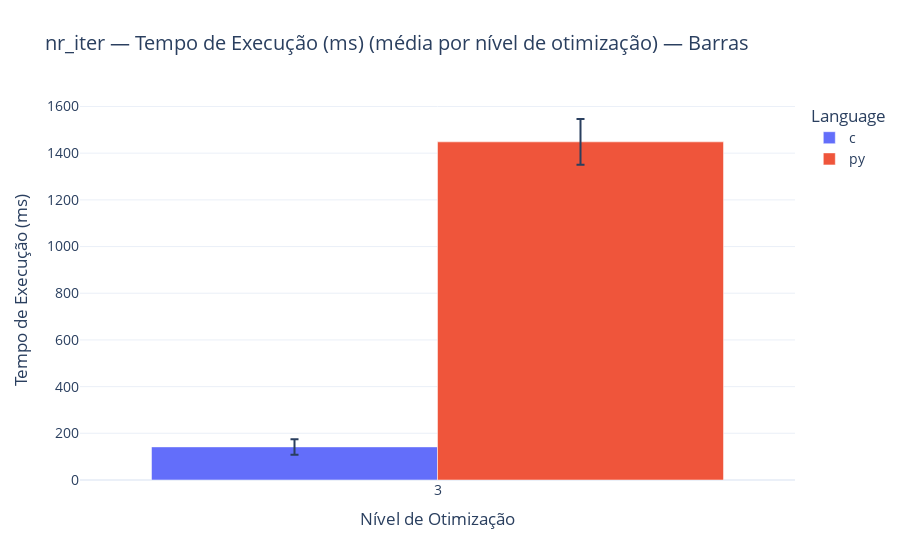
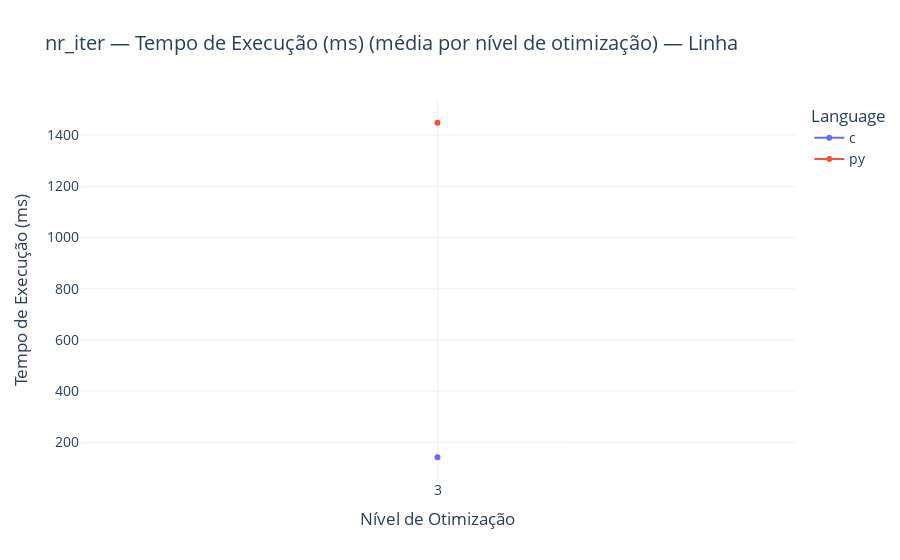
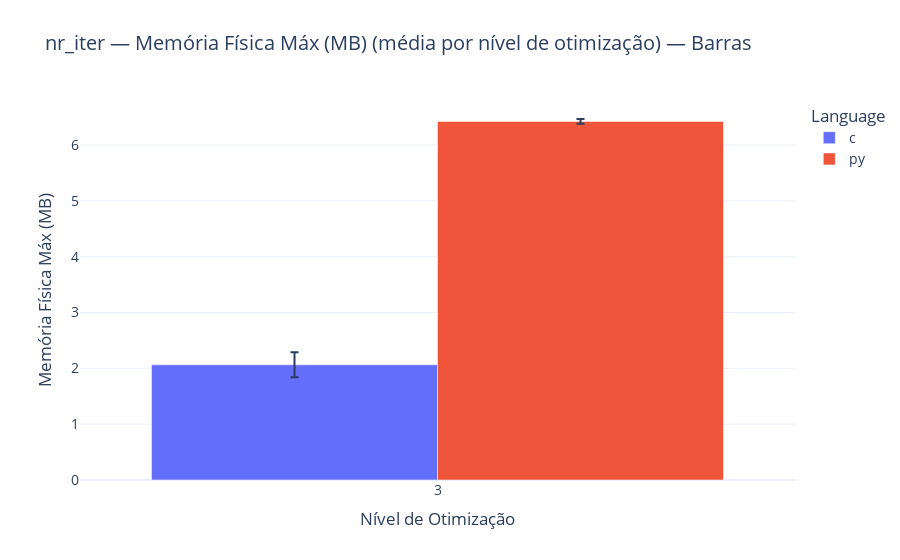
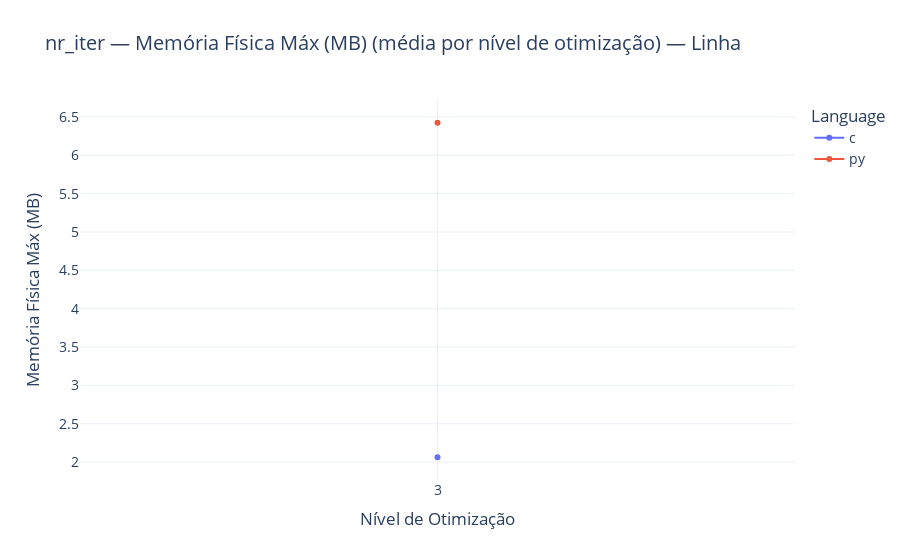

Notebook code cell kept with these figures, in order:
### Code cell
# === FUNÇÃO DE COMPARAÇÃO (adiciona boxplots, violin plots e gráficos de linha) ===
def compare_test2(test_name):
    """Gera gráficos comparando C e Haskell para um teste específico (usa média por Optimization).
       Além dos gráficos agregados, gera boxplots, violin plots e gráficos de linha com os dados individuais por nível de otimização."""
    subset = df[df["Test"] == test_name].copy()

    if subset.empty:
        print(f"⚠️ Nenhum dado encontrado para o teste '{test_name}'")
        return

    metrics = ["ExecTime_ms", "MaxWorking_MB", "MaxPrivate_MB", "AvgCPU_pct", "AsmLines"]
    metric_labels = {
        "ExecTime_ms": "Tempo de Execução (ms)",
        "MaxWorking_MB": "Memória Física Máx (MB)",
        "MaxPrivate_MB": "Memória Privada Máx (MB)",
        "AvgCPU_pct": "Uso de CPU (%)",
        "AsmLines": "Linhas Assembly"
    }

    # Garantir que Optimization seja ordenável (int) para um eixo X correto
    subset["OptLevel"] = pd.to_numeric(subset["Optimization"], errors="coerce").fillna(-1).astype(int)
    subset.sort_values("OptLevel", inplace=True)
    subset["Optimization_str"] = subset["OptLevel"].astype(str)

    # Linguagens e níveis de otimização existentes — manter ordem consistente
    langs = sorted(subset["Language"].unique())
    opt_levels = sorted(subset["OptLevel"].unique())
    opt_labels = [str(x) for x in opt_levels]

    # Para cada métrica, plotar a média por (Optimization, Language) com barras (e erro padrão) e linhas
    for metric in metrics:
        agg = subset.groupby(["OptLevel", "Language"])[metric].agg(["mean", "std", "count"]).reset_index()

        # Reindex para incluir combinações ausentes (faz aparecer a legenda/trace mesmo se houver NaNs)
        if not agg.empty:
            idx = pd.MultiIndex.from_product([opt_levels, langs], names=["OptLevel", "Language"])
            agg = agg.set_index(["OptLevel", "Language"]).reindex(idx).reset_index()
            agg["Optimization"] = agg["OptLevel"].astype(str)
            # manter count como 0 onde não há dados
            agg["count"] = agg["count"].fillna(0)

            # Bar chart (média por optimization)
            fig = px.bar(
                agg,
                x="Optimization",
                y="mean",
                color="Language",
                barmode="group",
                error_y="std",
                labels={"mean": metric_labels[metric]},
                title=f"{test_name} — {metric_labels[metric]} (média por nível de otimização) — Barras",
                category_orders={"Optimization": opt_labels, "Language": langs}
            )
            fig.update_layout(
                template="plotly_white",
                font=dict(size=14),
                yaxis_title=metric_labels[metric],
                xaxis_title="Nível de Otimização"
            )
            fig.show()

            # Line chart (média por optimization)
            fig_line = px.line(
                agg,
                x="Optimization",
                y="mean",
                color="Language",
                markers=True,
                labels={"mean": metric_labels[metric]},
                title=f"{test_name} — {metric_labels[metric]} (média por nível de otimização) — Linha",
                category_orders={"Optimization": opt_labels, "Language": langs}
            )
            fig_line.update_traces(mode="lines+markers", connectgaps=True)
            fig_line.update_layout(
                template="plotly_white",
                font=dict(size=14),
                yaxis_title=metric_labels[metric],
                xaxis_title="Nível de Otimização"
            )
            fig_line.show()

    # Boxplots e Violin plots usando dados individuais (por nível de otimização e linguagem)
    for metric in metrics:
        if metric not in subset.columns:
            continue
        # Boxplot
        fig_box = px.box(
            subset,
            x="Optimization_str",
            y=metric,
            color="Language",
            points="outliers",
            labels={metric: metric_labels[metric], "Optimization_str": "Nível de Otimização"},
            title=f"{test_name} — Boxplot de {metric_labels[metric]} por Nível de Otimização",
            category_orders={"Optimization_str": opt_labels, "Language": langs}
        )
        fig_box.update_layout(template="plotly_white", font=dict(size=13))
        fig_box.show()

        # Violin plot (com box interno e pontos)
        fig_violin = px.violin(
            subset,
            x="Optimization_str",
            y=metric,
            color="Language",
            box=True,
            points="all",
            labels={metric: metric_labels[metric], "Optimization_str": "Nível de Otimização"},
            title=f"{test_name} — Violin de {metric_labels[metric]} por Nível de Otimização",
            category_orders={"Optimization_str": opt_labels, "Language": langs}
        )
        fig_violin.update_layout(template="plotly_white", font=dict(size=13))
        fig_violin.show()

    # Comparativo médio por linguagem (usado para resumo, radar e speed ratio)
    mean_data = subset.groupby("Language")[metrics].mean().reset_index()
    print(f"=== MÉDIAS — {test_name} ===")
    print(mean_data)
    print()

    # Radar Chart (perfil de desempenho) - normalização segura (evita divisão por zero)
    normalized = mean_data.copy()
    for col in metrics:
        mn = mean_data[col].min()
        mx = mean_data[col].max()
        if pd.isna(mn) or pd.isna(mx) or mx == mn:
            normalized[col] = 0.5
        else:
            normalized[col] = (mean_data[col] - mn) / (mx - mn)

    fig_radar = go.Figure()
    for _, row in normalized.iterrows():
        fig_radar.add_trace(go.Scatterpolar(
            r=row[metrics].values,
            theta=[metric_labels[m] for m in metrics],
            fill="toself",
            name=row["Language"]
        ))
    fig_radar.update_layout(
        title=f"Perfil de Desempenho Normalizado — {test_name}",
        polar=dict(radialaxis=dict(visible=True, range=[0, 1])),
        template="plotly_white"
    )
    fig_radar.show()

    # Speed Ratio (quanto Haskell é mais lento/rápido que C) usando médias
    if {"c", "hs"}.issubset(set(mean_data["Language"])):
        c_data = mean_data.loc[mean_data["Language"] == "c"].iloc[0]
        hs_data = mean_data.loc[mean_data["Language"] == "hs"].iloc[0]
        py_data = mean_data.loc[mean_data["Language"] == "py"].iloc[0] if "py" in mean_data["Language"].values else None

        if c_data["ExecTime_ms"] == 0:
            print(f"⚠️ ExecTime_ms média de C é zero para {test_name}, não é possível calcular ratio.")
        else:
            ratio = hs_data["ExecTime_ms"] / c_data["ExecTime_ms"]
            print(f"⚡ Speed Ratio ({test_name}): Haskell é {ratio:.2f}x o tempo de C.\n")

# === EXECUÇÃO DAS COMPARAÇÕES PARA CADA TESTE ===
for test in df["Test"].unique():
    compare_test2(test)

### Figure 1 — Plotly figure (JSON) as saved in the notebook; plotly's stock layout.template omitted (floating-point values rounded to 4 significant figures)
{"data": [{"alignmentgroup": "True", "error_y": {"array": [33.18]}, "hovertemplate": "Language=c<br>Optimization=%{x}<br>Tempo de Execução (ms)=%{y}<extra></extra>", "legendgroup": "c", "marker": {"color": "#636efa", "pattern": {"shape": ""}}, "name": "c", "offsetgroup": "c", "orientation": "v", "showlegend": true, "textposition": "auto", "type": "bar", "x": ["3"], "xaxis": "x", "y": [141.8], "yaxis": "y"}, {"alignmentgroup": "True", "error_y": {"array": [97.94]}, "hovertemplate": "Language=py<br>Optimization=%{x}<br>Tempo de Execução (ms)=%{y}<extra></extra>", "legendgroup": "py", "marker": {"color": "#EF553B", "pattern": {"shape": ""}}, "name": "py", "offsetgroup": "py", "orientation": "v", "showlegend": true, "textposition": "auto", "type": "bar", "x": ["3"], "xaxis": "x", "y": [1448.0], "yaxis": "y"}], "layout": {"barmode": "group", "font": {"size": 14}, "legend": {"title": {"text": "Language"}, "tracegroupgap": 0}, "title": {"text": "nr_iter — Tempo de Execução (ms) (média por nível de otimização) — Barras"}, "xaxis": {"anchor": "y", "categoryarray": ["3"], "categoryorder": "array", "domain": [0, 1], "title": {"text": "Nível de Otimização"}}, "yaxis": {"anchor": "x", "domain": [0, 1], "title": {"text": "Tempo de Execução (ms)"}}}}

### Figure 2 — Plotly figure (JSON) as saved in the notebook; plotly's stock layout.template omitted (floating-point values rounded to 4 significant figures)
{"data": [{"connectgaps": true, "hovertemplate": "Language=c<br>Optimization=%{x}<br>Tempo de Execução (ms)=%{y}<extra></extra>", "legendgroup": "c", "line": {"color": "#636efa", "dash": "solid"}, "marker": {"symbol": "circle"}, "mode": "lines+markers", "name": "c", "orientation": "v", "showlegend": true, "type": "scatter", "x": ["3"], "xaxis": "x", "y": [141.8], "yaxis": "y"}, {"connectgaps": true, "hovertemplate": "Language=py<br>Optimization=%{x}<br>Tempo de Execução (ms)=%{y}<extra></extra>", "legendgroup": "py", "line": {"color": "#EF553B", "dash": "solid"}, "marker": {"symbol": "circle"}, "mode": "lines+markers", "name": "py", "orientation": "v", "showlegend": true, "type": "scatter", "x": ["3"], "xaxis": "x", "y": [1448.0], "yaxis": "y"}], "layout": {"font": {"size": 14}, "legend": {"title": {"text": "Language"}, "tracegroupgap": 0}, "title": {"text": "nr_iter — Tempo de Execução (ms) (média por nível de otimização) — Linha"}, "xaxis": {"anchor": "y", "categoryarray": ["3"], "categoryorder": "array", "domain": [0, 1], "title": {"text": "Nível de Otimização"}}, "yaxis": {"anchor": "x", "domain": [0, 1], "title": {"text": "Tempo de Execução (ms)"}}}}

### Figure 3 — Plotly figure (JSON) as saved in the notebook; plotly's stock layout.template omitted (floating-point values rounded to 4 significant figures)
{"data": [{"alignmentgroup": "True", "error_y": {"array": [0.2242]}, "hovertemplate": "Language=c<br>Optimization=%{x}<br>Memória Física Máx (MB)=%{y}<extra></extra>", "legendgroup": "c", "marker": {"color": "#636efa", "pattern": {"shape": ""}}, "name": "c", "offsetgroup": "c", "orientation": "v", "showlegend": true, "textposition": "auto", "type": "bar", "x": ["3"], "xaxis": "x", "y": [2.064], "yaxis": "y"}, {"alignmentgroup": "True", "error_y": {"array": [0.04325]}, "hovertemplate": "Language=py<br>Optimization=%{x}<br>Memória Física Máx (MB)=%{y}<extra></extra>", "legendgroup": "py", "marker": {"color": "#EF553B", "pattern": {"shape": ""}}, "name": "py", "offsetgroup": "py", "orientation": "v", "showlegend": true, "textposition": "auto", "type": "bar", "x": ["3"], "xaxis": "x", "y": [6.423], "yaxis": "y"}], "layout": {"barmode": "group", "font": {"size": 14}, "legend": {"title": {"text": "Language"}, "tracegroupgap": 0}, "title": {"text": "nr_iter — Memória Física Máx (MB) (média por nível de otimização) — Barras"}, "xaxis": {"anchor": "y", "categoryarray": ["3"], "categoryorder": "array", "domain": [0, 1], "title": {"text": "Nível de Otimização"}}, "yaxis": {"anchor": "x", "domain": [0, 1], "title": {"text": "Memória Física Máx (MB)"}}}}

### Figure 4 — Plotly figure (JSON) as saved in the notebook; plotly's stock layout.template omitted (floating-point values rounded to 4 significant figures)
{"data": [{"connectgaps": true, "hovertemplate": "Language=c<br>Optimization=%{x}<br>Memória Física Máx (MB)=%{y}<extra></extra>", "legendgroup": "c", "line": {"color": "#636efa", "dash": "solid"}, "marker": {"symbol": "circle"}, "mode": "lines+markers", "name": "c", "orientation": "v", "showlegend": true, "type": "scatter", "x": ["3"], "xaxis": "x", "y": [2.064], "yaxis": "y"}, {"connectgaps": true, "hovertemplate": "Language=py<br>Optimization=%{x}<br>Memória Física Máx (MB)=%{y}<extra></extra>", "legendgroup": "py", "line": {"color": "#EF553B", "dash": "solid"}, "marker": {"symbol": "circle"}, "mode": "lines+markers", "name": "py", "orientation": "v", "showlegend": true, "type": "scatter", "x": ["3"], "xaxis": "x", "y": [6.423], "yaxis": "y"}], "layout": {"font": {"size": 14}, "legend": {"title": {"text": "Language"}, "tracegroupgap": 0}, "title": {"text": "nr_iter — Memória Física Máx (MB) (média por nível de otimização) — Linha"}, "xaxis": {"anchor": "y", "categoryarray": ["3"], "categoryorder": "array", "domain": [0, 1], "title": {"text": "Nível de Otimização"}}, "yaxis": {"anchor": "x", "domain": [0, 1], "title": {"text": "Memória Física Máx (MB)"}}}}
